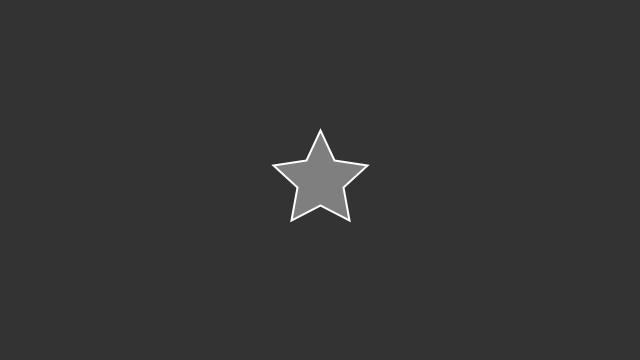
Frame 1 (no input)
Frame 60 (the mouse pressed at the canvas centre just before this capture): identical to frame 1, image omitted
Frame 120 (the mouse held since frame 60 and released just before this capture): identical to frame 1, image omitted

The Processing sketch that drew this single still picture (run headless with seeded random() and noise(); from frame 60 on, the mouse is pressed at the canvas centre):

// Processing sketch: sketch_Star_function
// ── sketch_Star_function.pde
void setup() {
  size(640, 360);
}

void draw() {
  background(51);
  star(width/2,height/2);
}


// functions
void staticStar() {
  fill(127);
  stroke(255);
  strokeWeight(2);

  beginShape();
  vertex(100, 50);
  vertex(114, 80);
  vertex(147, 85);
  vertex(123, 107);
  vertex(129, 140);
  vertex(100, 125);
  vertex(71, 140);
  vertex(77, 107);
  vertex(53, 85);
  vertex(86, 80);
  endShape(CLOSE);
}

void star(float x, float y){
  fill(127);
  stroke(255);
  strokeWeight(2);

  beginShape();
  vertex(x, y-50);
  vertex(x+14, y-20);
  vertex(x+47, y-15);
  vertex(x+23, y+7);
  vertex(x+29, y+40);
  vertex(x, y+25);
  vertex(x-29, y+40);
  vertex(x-23, y+7);
  vertex(x-47, y-15);
  vertex(x-14, y-20);
  endShape(CLOSE);
}
